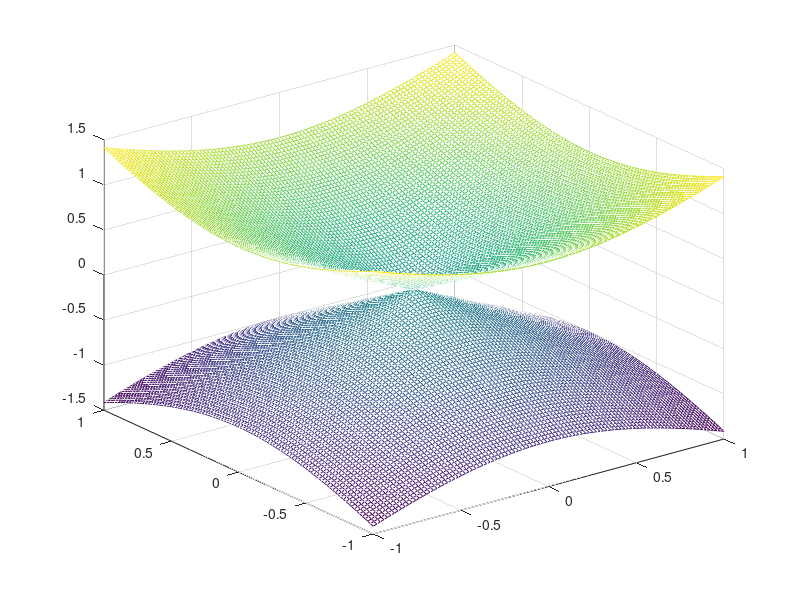

Source code (MATLAB):
clc
clear
a = pi;


qxvals =100;

QX = linspace(-pi/a,pi/a,qxvals) ;

qyvals =100;
QY = linspace(-pi/a,pi/a,qyvals) ;

for qxval= 1:qxvals
    qx = QX(qxval);
    for qyval= 1:qyvals
        qy = QY(qyval);

        Ep1(qxval,qyval) = (qx^2 + qy^2)^(1/2);
        Ep2(qxval,qyval) = -(qx^2 + qy^2)^(1/2);
    end
end
%%
clear temp1 temp2;

temp1(:,:) = Ep1(:,:);
temp2(:,:) = Ep2(:,:);

figure
mesh(QX,QY,temp1)
hold on
mesh(QX,QY,temp2)
% %%
% clc
% clear temp1 temp2
% lw = 4.5;
% cc = 30;
% figure
% 
% temp1(:,:) = Ep1(:,:);% ./ max(max(Ep1));
% temp2(:,:) = Ep2(:,:);% ./ max(max(Ep2));
% plot(QY,temp1,'LineWidth',lw-1.5);
% hold on
% plot(QY,temp2,'LineWidth',lw-1.5);
% 
% plot(zeros(1,qyvals),QY,'LineWidth',lw-1.5,LineStyle="--",Color='black');
% plot(QY,zeros(1,qyvals),'LineWidth',lw-1.5,LineStyle="--",Color='black');
% 
% xlim([min(QY) max(QY)])
% box on
% xlabel('$k$', 'FontSize', cc, 'Interpreter', 'latex','FontName','Times New Roman')
% ylabel('$\epsilon/\epsilon_0$', 'FontSize', cc, 'Interpreter', 'latex','FontName','Times New Roman')
% set(gca, 'LineWidth', lw-2.5, 'FontSize', cc-8,'FontName','Times New Roman');


